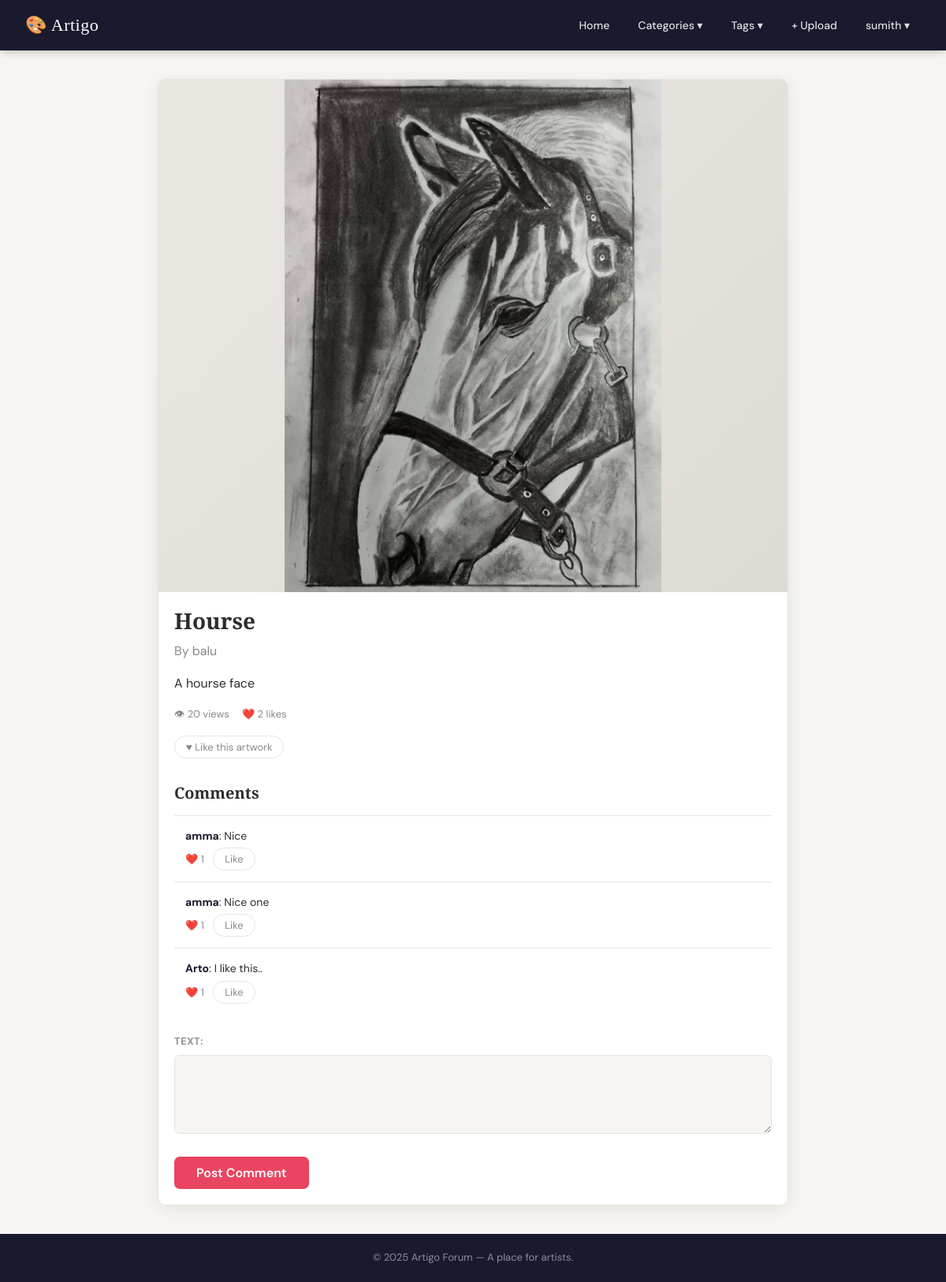
Screenshot of /art/1/ (signed in) with the database file from the repository.
### forum/models.py (models this page shows, shortened)
class Artwork(models.Model):
    title = models.CharField(max_length=250)
    description = models.TextField()
    image = models.ImageField(upload_to='artworks/')
    created_by = models.ForeignKey(User, on_delete=models.CASCADE)
    created_at = models.DateTimeField(auto_now_add=True)
    views = models.IntegerField(default=0)
    likes = models.IntegerField(default=0)
    tags = models.ManyToManyField(Tags)
    catogories = models.ForeignKey(Catogories, on_delete=models.CASCADE)

class Comment(models.Model):
    artwork = models.ForeignKey(Artwork, on_delete=models.CASCADE)
    user = models.ForeignKey(User, on_delete=models.CASCADE)
    text = models.TextField()
    likes = models.IntegerField(default=0)
    parent = models.ForeignKey('self', null=True, blank=True, on_delete=models.CASCADE)
    created_at = models.DateTimeField(auto_now_add=True)

### forum/views.py (the view)
# urls.py: path('art/<int:artwork_id>/', art_detail, name='art_detail'),
def art_detail(request, artwork_id):
    artwork = get_object_or_404(Artwork, id=artwork_id)
    artwork.views += 1
    artwork.save()
    form = CommentForm()
    return render(request, 'art_detail.html', {'artwork': artwork, 'form': form})

### forum/forms.py
class CommentForm(forms.ModelForm):
    class Meta:
        model = Comment
        fields = ['text']
        widgets = {
            'text' : forms.Textarea(attrs={'rows':3, })
        }

### forum/templates/art_detail.html (shortened to what this page needs)
{% extends 'base.html' %}
{% block content %}
<div class="card" style="max-width:800px; margin: 0 auto;">
    <div class="art-detail-wrapper">
        <img src="{{ artwork.image.url }}" alt="{{ artwork.title }}">
    </div>
    <div class="card-body">
        <h1 style="font-size:28px; margin-bottom:8px;">{{ artwork.title }}</h1>
        <p style="color:var(--text-muted); margin-bottom:16px;">By {{ artwork.created_by.username }}</p>
        <p>{{ artwork.description }}</p>
        <div class="artwork-meta" style="margin: 16px 0;">
            <span>👁 {{ artwork.views }} views</span>
            <span>❤️ <span id="artwork-likes-{{ artwork.id }}">{{ artwork.likes }}</span> likes</span>
        </div>
        {% if user.is_authenticated %}
        <button class="like-btn" data-artwork-id="{{ artwork.id }}">♥ Like this artwork</button>
        {% endif %}
        <div class="comments-section" style="margin-top:32px;">
            <h2 style="font-size:20px; margin-bottom:16px;">Comments</h2>
            {% for comment in artwork.comment_set.all %}
            <div class="comment">
                <strong>{{ comment.user.username }}</strong>: {{ comment.text }}
                <div style="margin-top:4px; font-size:13px; color:var(--text-muted);">
                    ❤️ <span id="comment-likes-{{ comment.id }}">{{ comment.likes }}</span>
                    {% if user.is_authenticated %}
                    <button class="like-btn like-comment-btn" data-comment-id="{{ comment.id }}"
                        style="margin-left:8px;">Like</button>
                    {% endif %}
                </div>
            </div>
            {% empty %}
            <p style="color:var(--text-muted);">No comments yet. Be the first!</p>
            {% endfor %}
        </div>
        {% if user.is_authenticated %}
        <form method="POST" action="{% url 'add_comment' artwork.id %}" style="margin-top:24px;">
            {{ form.as_p }}
            <button type="submit" class="submit-btn" style="width:auto; padding:10px 28px;">Post Comment</button>
        </form>
        {% else %}
        <p style="margin-top:24px;"><a href="{% url 'login' %}">Login</a> to leave a comment.</p>
        {% endif %}
    </div>
</div>
{% endblock %}

### forum/templates/base.html (shortened to what this page needs)
{% load static %}
<!DOCTYPE html>
<html lang="en">
<head>
    <link rel="stylesheet" href="{% static 'css/style.css' %}">
</head>
<body>
    <header class="site-header">
        <a href="{% url 'home' %}" class="logo">🎨 Artigo</a>
        <nav class="nav">
            <a href="{% url 'home' %}">Home</a>
            <div class="dropdown">
                <button class="dropbtn">Categories ▾</button>
            </div>
            <div class="dropdown">
                <button class="dropbtn">Tags ▾</button>
            </div>
            {% if user.is_authenticated %}
                <a href="{% url 'upload_artwork' %}">+ Upload</a>
                <div class="dropdown">
                    <button class="dropbtn">{{ user.username }} ▾</button>
                </div>
            {% else %}
                <a href="{% url 'login' %}" class="btn-outline">Login</a>
                <a href="{% url 'signup' %}" class="btn-primary">Sign Up</a>
            {% endif %}
        </nav>
    </header>
    <main class="main-content">
        {% block content %}{% endblock %}
    </main>
    <footer class="site-footer">
        <p>© 2025 Artigo Forum — A place for artists.</p>
    </footer>
</body>
</html>

### forum/static/css/style.css (style rules this page uses)
:root { --primary: #1a1a2e; --accent: #e94560; --accent-hover: #c73652; --bg: #f7f5f2; --surface: #ffffff; --border: #e8e4df; --text: #2d2d2d; --text-muted: #888; --radius: 10px; --shadow: 0 4px 20px rgba(0,0,0,0.08); --font-body: 'DM Sans', sans-serif; --font-display: 'Playfair Display', serif; --header-height: 64px; }
*, *::before, *::after { box-sizing: border-box; margin: 0; padding: 0; }
body { font-family: var(--font-body); background-color: var(--bg); color: var(--text); line-height: 1.6; min-height: 100vh; display: flex; flex-direction: column; }
a { color: var(--accent); text-decoration: none; }
h1, h2, h3 { font-family: var(--font-display); line-height: 1.2; }
.site-header { background-color: var(--primary); height: var(--header-height); display: flex; align-items: center; justify-content: space-between; padding: 0 32px; position: sticky; top: 0; z-index: 100; box-shadow: 0 2px 10px rgba(0,0,0,0.2); }
.logo { font-family: var(--font-display); font-size: 22px; color: #fff; text-decoration: none; letter-spacing: 0.5px; }
.nav { display: flex; align-items: center; gap: 8px; }
.nav > a { color: rgba(255,255,255,0.85); padding: 8px 14px; border-radius: 6px; font-size: 14px; font-weight: 500; transition: background 0.2s; text-decoration: none; }
.dropdown { position: relative; }
.dropbtn { background: transparent; color: rgba(255,255,255,0.85); border: none; padding: 8px 14px; font-size: 14px; font-weight: 500; font-family: var(--font-body); cursor: pointer; border-radius: 6px; transition: background 0.2s; }
.main-content { flex: 1; max-width: 1100px; width: 100%; margin: 36px auto; padding: 0 24px; }
.card { background: var(--surface); border: 1px solid var(--border); border-radius: var(--radius); box-shadow: var(--shadow); overflow: hidden; transition: transform 0.2s, box-shadow 0.2s; }
.card-body { padding: 20px; }
.artwork-meta { display: flex; gap: 16px; font-size: 13px; color: var(--text-muted); margin-top: 10px; }
label { display: block; font-size: 13px; font-weight: 600; color: var(--text-muted); margin-bottom: 6px; text-transform: uppercase; letter-spacing: 0.5px; }
input[type="text"], input[type="password"], input[type="email"], input[type="file"], textarea, select { width: 100%; padding: 11px 14px; border: 1.5px solid var(--border); border-radius: 7px; font-size: 15px; font-family: var(--font-body); background: var(--bg); color: var(--text); transition: border-color 0.2s, box-shadow 0.2s; }
textarea { resize: vertical; min-height: 100px; }
form p { margin-bottom: 14px; }
form p label { display: block; font-size: 13px; font-weight: 600; color: var(--text-muted); margin-bottom: 6px; text-transform: uppercase; letter-spacing: 0.5px; }
.submit-btn { width: 100%; padding: 13px; background: var(--accent); color: #fff; border: none; border-radius: 7px; font-size: 16px; font-weight: 600; font-family: var(--font-body); cursor: pointer; transition: background 0.2s, transform 0.1s; margin-top: 8px; }
.comments-section { margin-top: 24px; }
.comment { padding: 14px; border-top: 1px solid var(--border); font-size: 14px; }
.comment strong { color: var(--primary); }
.like-btn { background: transparent; border: 1.5px solid var(--border); border-radius: 20px; padding: 5px 14px; font-size: 13px; cursor: pointer; color: var(--text-muted); font-family: var(--font-body); transition: all 0.2s; }
.site-footer { background: var(--primary); color: rgba(255,255,255,0.5); text-align: center; padding: 20px; font-size: 13px; margin-top: auto; }
.art-detail-wrapper { width: 100%; background-color: #e8e4df; background-image: linear-gradient(135deg, #e8e4df 25%, #dedad4 100%); display: flex; align-items: center; justify-content: center; max-height: 650px; overflow: hidden; }
.art-detail-wrapper img { max-width: 100%; max-height: 650px; width: auto; height: auto; object-fit: contain; display: block; }

### rows the page displays
Artwork: image (picture), title "Hourse", created_by.username "balu", description "A hourse face", views "20", likes "2"
Comment: user.username "amma", text "Nice", likes "1"
Comment: user.username "amma", text "Nice one", likes "1"
Comment: user.username "Arto", text "I like this..", likes "1"

### other values shown
{{ user.username }} "sumith"
